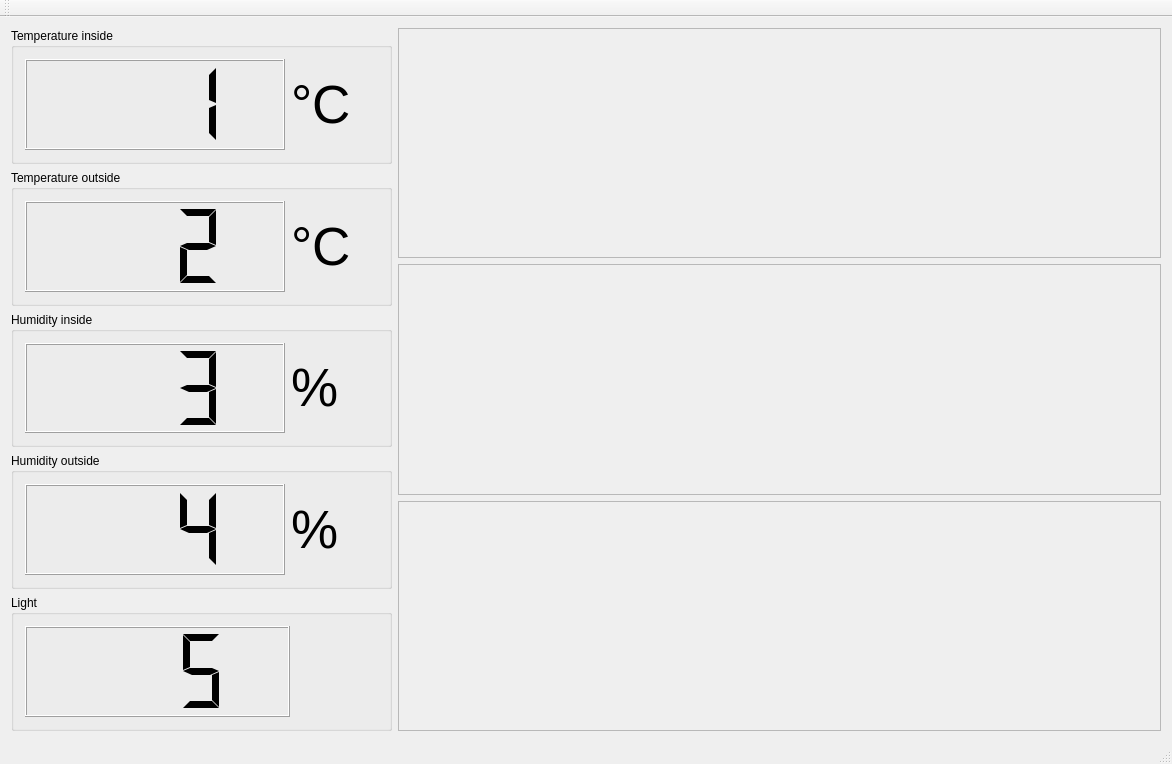
<?xml version="1.0" encoding="UTF-8"?>
<ui version="4.0">
 <class>MainWindow</class>
 <widget class="QMainWindow" name="MainWindow">
  <property name="geometry">
   <rect>
    <x>0</x>
    <y>0</y>
    <width>1172</width>
    <height>764</height>
   </rect>
  </property>
  <property name="windowTitle">
   <string>Greenhouse control panel</string>
  </property>
  <widget class="QWidget" name="centralWidget">
   <layout class="QHBoxLayout" name="horizontalLayout_6" stretch="1,2">
    <item>
     <layout class="QVBoxLayout" name="verticalLayout" stretch="0,0,0,0,0">
      <property name="sizeConstraint">
       <enum>QLayout::SetNoConstraint</enum>
      </property>
      <item>
       <widget class="QGroupBox" name="groupBox">
        <property name="title">
         <string>Temperature inside</string>
        </property>
        <layout class="QHBoxLayout" name="horizontalLayout" stretch="3,1">
         <item>
          <widget class="QLCDNumber" name="temperatureNumber">
           <property name="sizePolicy">
            <sizepolicy hsizetype="Minimum" vsizetype="Minimum">
             <horstretch>0</horstretch>
             <verstretch>0</verstretch>
            </sizepolicy>
           </property>
           <property name="midLineWidth">
            <number>0</number>
           </property>
           <property name="digitCount">
            <number>3</number>
           </property>
           <property name="mode">
            <enum>QLCDNumber::Dec</enum>
           </property>
           <property name="segmentStyle">
            <enum>QLCDNumber::Flat</enum>
           </property>
           <property name="value" stdset="0">
            <double>1.000000000000000</double>
           </property>
           <property name="intValue" stdset="0">
            <number>1</number>
           </property>
          </widget>
         </item>
         <item>
          <widget class="QLabel" name="label_3">
           <property name="font">
            <font>
             <pointsize>40</pointsize>
            </font>
           </property>
           <property name="text">
            <string>°C</string>
           </property>
          </widget>
         </item>
        </layout>
       </widget>
      </item>
      <item>
       <widget class="QGroupBox" name="groupBox_2">
        <property name="title">
         <string>Temperature outside</string>
        </property>
        <layout class="QHBoxLayout" name="horizontalLayout_2" stretch="3,1">
         <item>
          <widget class="QLCDNumber" name="temperatureOutsideNumber">
           <property name="digitCount">
            <number>3</number>
           </property>
           <property name="segmentStyle">
            <enum>QLCDNumber::Flat</enum>
           </property>
           <property name="intValue" stdset="0">
            <number>2</number>
           </property>
          </widget>
         </item>
         <item>
          <widget class="QLabel" name="label_2">
           <property name="font">
            <font>
             <pointsize>40</pointsize>
            </font>
           </property>
           <property name="layoutDirection">
            <enum>Qt::LeftToRight</enum>
           </property>
           <property name="text">
            <string>°C</string>
           </property>
          </widget>
         </item>
        </layout>
       </widget>
      </item>
      <item>
       <widget class="QGroupBox" name="groupBox_3">
        <property name="title">
         <string>Humidity inside</string>
        </property>
        <layout class="QHBoxLayout" name="horizontalLayout_3" stretch="3,1">
         <item>
          <widget class="QLCDNumber" name="humidityInsideNumber">
           <property name="digitCount">
            <number>3</number>
           </property>
           <property name="segmentStyle">
            <enum>QLCDNumber::Flat</enum>
           </property>
           <property name="intValue" stdset="0">
            <number>3</number>
           </property>
          </widget>
         </item>
         <item>
          <widget class="QLabel" name="label">
           <property name="font">
            <font>
             <pointsize>40</pointsize>
             <weight>50</weight>
             <bold>false</bold>
            </font>
           </property>
           <property name="text">
            <string>%</string>
           </property>
          </widget>
         </item>
        </layout>
       </widget>
      </item>
      <item>
       <widget class="QGroupBox" name="groupBox_4">
        <property name="title">
         <string>Humidity outside</string>
        </property>
        <layout class="QHBoxLayout" name="horizontalLayout_4" stretch="3,1">
         <item>
          <widget class="QLCDNumber" name="humidityOutsideNumber">
           <property name="smallDecimalPoint">
            <bool>false</bool>
           </property>
           <property name="digitCount">
            <number>3</number>
           </property>
           <property name="segmentStyle">
            <enum>QLCDNumber::Flat</enum>
           </property>
           <property name="intValue" stdset="0">
            <number>4</number>
           </property>
          </widget>
         </item>
         <item>
          <widget class="QLabel" name="label_4">
           <property name="font">
            <font>
             <pointsize>40</pointsize>
            </font>
           </property>
           <property name="text">
            <string>%</string>
           </property>
          </widget>
         </item>
        </layout>
       </widget>
      </item>
      <item>
       <widget class="QGroupBox" name="groupBox_5">
        <property name="title">
         <string>Light</string>
        </property>
        <layout class="QHBoxLayout" name="horizontalLayout_5" stretch="3,1">
         <item>
          <widget class="QLCDNumber" name="lightNumber">
           <property name="digitCount">
            <number>3</number>
           </property>
           <property name="segmentStyle">
            <enum>QLCDNumber::Flat</enum>
           </property>
           <property name="intValue" stdset="0">
            <number>5</number>
           </property>
          </widget>
         </item>
         <item>
          <spacer name="horizontalSpacer">
           <property name="orientation">
            <enum>Qt::Horizontal</enum>
           </property>
           <property name="sizeHint" stdset="0">
            <size>
             <width>40</width>
             <height>20</height>
            </size>
           </property>
          </spacer>
         </item>
        </layout>
       </widget>
      </item>
     </layout>
    </item>
    <item>
     <layout class="QVBoxLayout" name="chartsLayout">
      <item>
       <widget class="QFrame" name="temperatureFrame">
        <property name="frameShape">
         <enum>QFrame::StyledPanel</enum>
        </property>
        <property name="frameShadow">
         <enum>QFrame::Raised</enum>
        </property>
       </widget>
      </item>
      <item>
       <widget class="QFrame" name="humidityFrame">
        <property name="frameShape">
         <enum>QFrame::StyledPanel</enum>
        </property>
        <property name="frameShadow">
         <enum>QFrame::Raised</enum>
        </property>
       </widget>
      </item>
      <item>
       <widget class="QFrame" name="lightFrame">
        <property name="frameShape">
         <enum>QFrame::StyledPanel</enum>
        </property>
        <property name="frameShadow">
         <enum>QFrame::Raised</enum>
        </property>
       </widget>
      </item>
     </layout>
    </item>
   </layout>
  </widget>
  <widget class="QMenuBar" name="menuBar">
   <property name="geometry">
    <rect>
     <x>0</x>
     <y>0</y>
     <width>1172</width>
     <height>26</height>
    </rect>
   </property>
  </widget>
  <widget class="QToolBar" name="mainToolBar">
   <attribute name="toolBarArea">
    <enum>TopToolBarArea</enum>
   </attribute>
   <attribute name="toolBarBreak">
    <bool>false</bool>
   </attribute>
  </widget>
  <widget class="QStatusBar" name="statusBar"/>
 </widget>
 <layoutdefault spacing="6" margin="11"/>
 <resources/>
 <connections/>
 <slots>
  <slot>clicked()</slot>
 </slots>
</ui>
